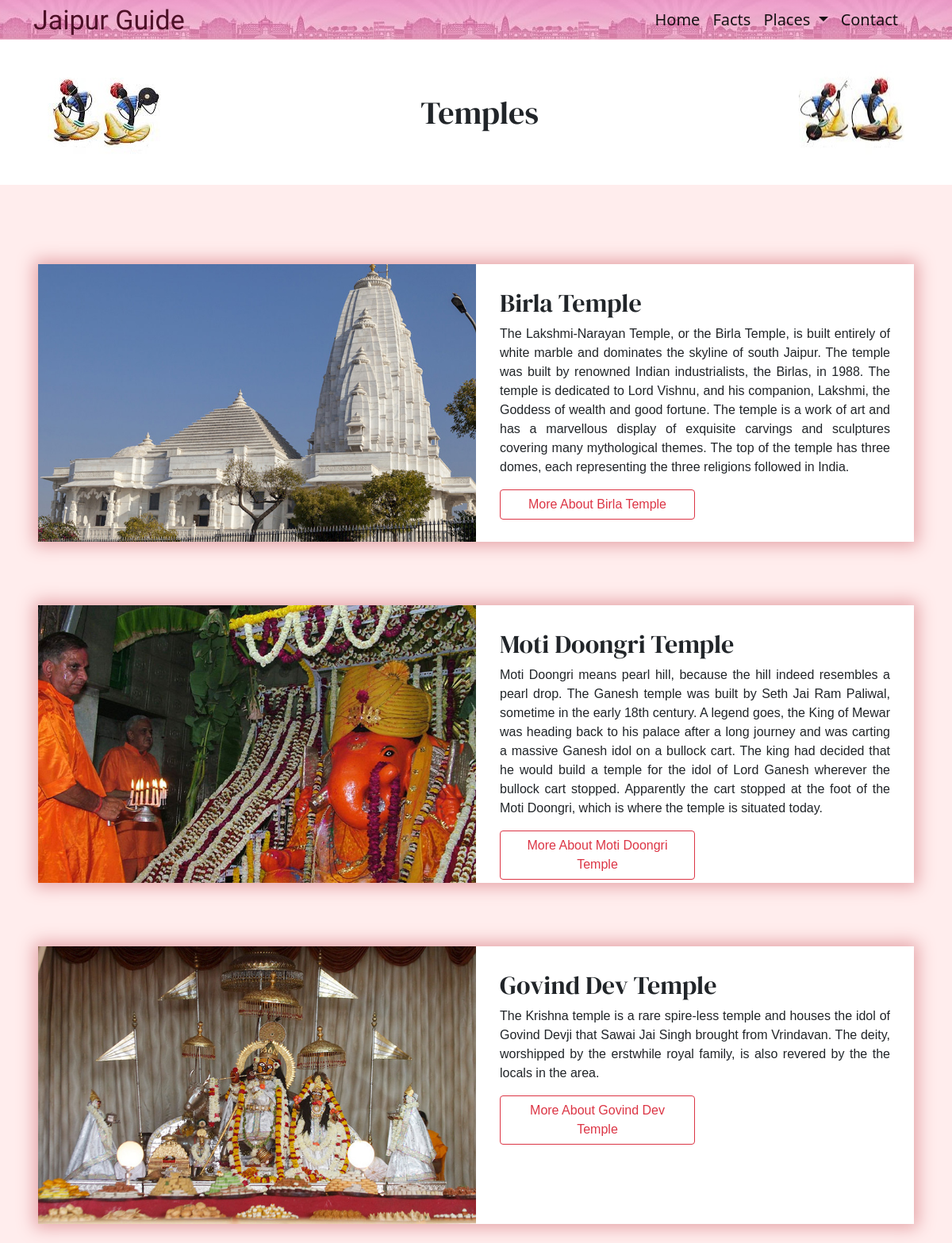
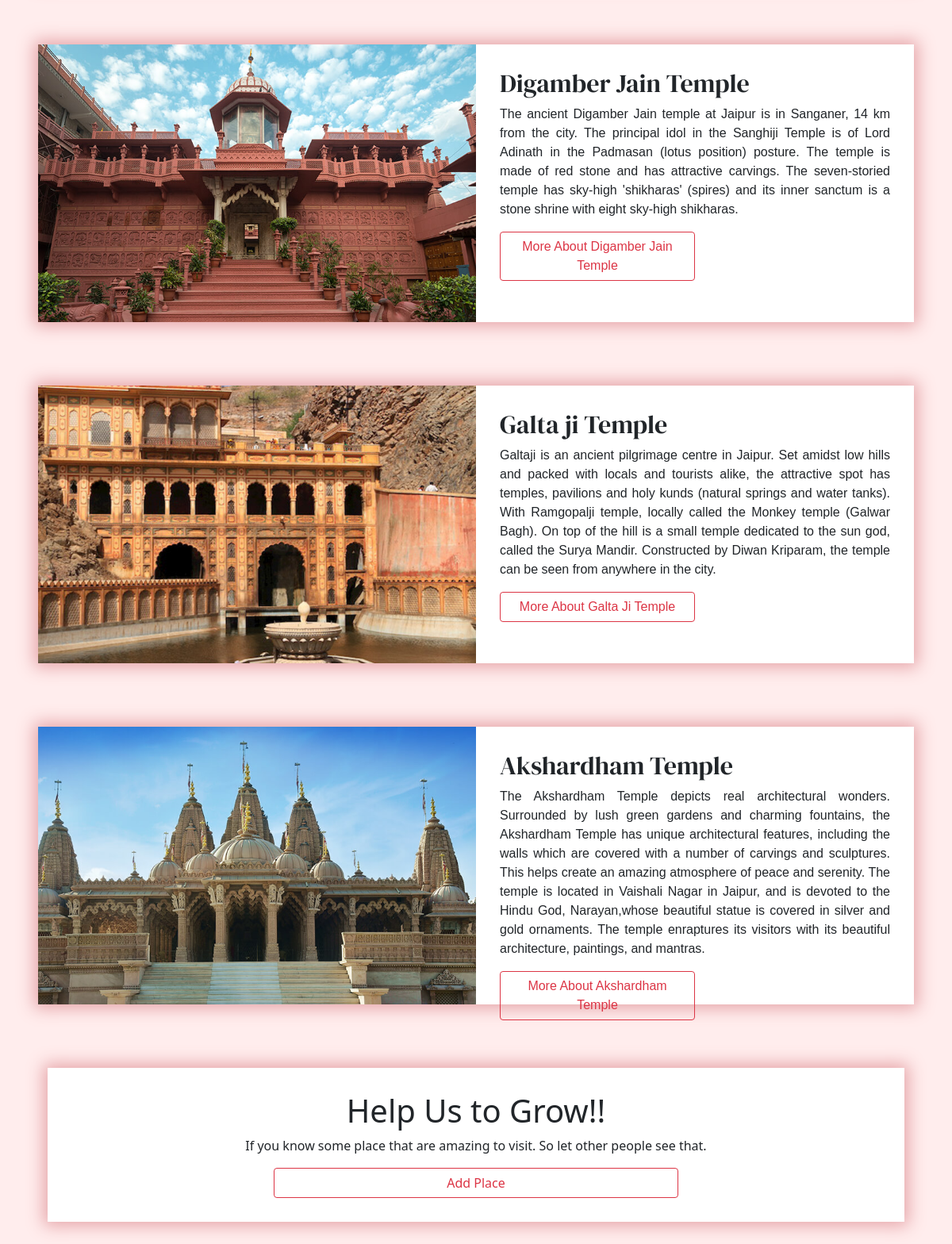
Screenshot of /category/temples with the database file from the repository (2 pictures, top to bottom).
### tables this page shows
CREATE TABLE Jaipur(
id INTEGER PRIMARY KEY AUTOINCREMENT,
name TEXT NOT NULL,
image TEXT NOT NULL,
tag TEXT NOT NULL,
desc TEXT NOT NULL
);

### application.py (the view)
@app.route("/category/<category>")
def categorize(category):
    with sqlite3.connect("Travel.db") as con:
      cur = con.cursor()
      info = cur.execute(f"SELECT * FROM Jaipur WHERE tag = '{category}';")
      con.commit()
    information = [dict(name=row[1], image=row[2], desc=row[4]) for row in info]
    more_btn = 1
    if category == "gardens":
        heading = "Parks / Gardens"
    elif category == "wildlife":
        heading = "Nature / Wildlife"
    elif category == "food":
        heading = "Food Delicacies"
    else:
        heading = category
    if category in  ["shopping", "food", "festivals"]:
        more_btn = 0
    return render_template("tourist_place.html", information=information, heading=heading, more_btn=more_btn)

### templates/tourist_place.html (shortened to what this page needs)
{% extends "./layout.html" %}
{% block body %}
    <header class="header-sec my-container">
        <img src="{{ url_for('static', filename='img/side1.jpg')}}" alt="image" style="display: inline-block;">
        <h1 class="heading my-container">{{ heading|title }}</h1>
        <img src="{{ url_for('static', filename='img/side2.jpg')}}" alt="image" style="display: inline-block;">
    </header>
    <section class="showcase">
        <div class="my-container">
            {% for info in information %}
            <article class="row place1">
                <div class="img-box">
                    <img src="{{ url_for('static', filename= info.image) }}" alt="image">
                </div>
                <div class="text-box">
                    <h2>{{ info.name }}</h2>
                    <P>
                        {{ info.desc }}
                    </P>
                    {% if more_btn %}
                    <div class="d-grid gap-2 col-md-6">
                        <a class="btn btn-outline-danger btn-md" href="{{ url_for('detail', name=info.name) }}" role="button">More About {{info.name|title}}</a>
                    </div>
                    {% endif %}
                </div>
            </article>
            {% endfor %}
            <article class="addplace" style="text-align: center; background-color: white;">
                <h1>Help Us to Grow!!</h1>
                <p>If you know some place that are amazing to visit. So let other people see that.</p>
                <div class="d-grid gap-2 col-md-6 mx-auto">
                    <a class="btn btn-outline-danger btn-md" href="{{ url_for('add') }}" role="button">Add Place</a>
                </div>
            </article>
        </div>
    </section>
{% endblock body %}

### static/css/style.css (style rules this page uses)
* { padding:0; margin:0; box-sizing: border-box; }
a { text-decoration: none; }
.my-container { max-width: 1200px; width: 90%; margin: 0 auto; }
.btn-outline-danger { color: #4D1027; border-color: #4D1027; }
.header-sec { display: flex; }
.header-sec .heading { margin: auto; text-align: center; font-family: 'DM Serif Display', serif; }
.showcase { background-color:#FFEDED; padding: 100px 0; }
.showcase article.row { height: 350px; background: #ffffff; box-shadow: 0px 0px 20px 5px #E6A5A9; }
.showcase article.row .text-box h2 { font-family: 'DM Serif Display', serif; }
.place1 { margin-bottom: 5rem; }
.place1 .img-box { float: left; width: 50%; }
.place1 .text-box { float: right; width: 50%; }
.showcase article.row .img-box { height: 100%; padding: 0; }
.showcase article.row .text-box { padding: 30px; height: 100%; font-family: 'Noto Sans KR', sans-serif; text-align: justify; }
.showcase article.row .img-box img { display: inline-block; width: 100%; height: 100%; object-fit: cover; }
.showcase article.row::after { content: ''; display: block; clear: both; }
.addplace { text-align: center; background-color: white; padding: 30px; box-shadow: 0px 0px 20px 5px #E6A5A9; }

### rows the page displays
Jaipur: image (picture), name "Birla Temple", desc "The Lakshmi-Narayan Temple, or the Birla Temple, is built entirely of white marble and dominates the skyline of south Jaipur. The temple was built by renowned Indian industrialists, the Birlas, in 1988. The temple is dedicated to Lord Vishnu, and his companion, Lakshmi, the Goddess of wealth and good fortune. The temple is a work of art and has a marvellous display of exquisite carvings and sculptures covering many mythological themes. The top of the temple has three domes, each representing the three religions followed in India."
Jaipur: image (picture), name "Moti Doongri Temple", desc "Moti Doongri means pearl hill, because the hill indeed resembles a pearl drop. The Ganesh temple was built by Seth Jai Ram Paliwal, sometime in the early 18th century. A legend goes, the King of Mewar was heading back to his palace after a long journey and was carting a massive Ganesh idol on a bullock cart. The king had decided that he would build a temple for the idol of Lord Ganesh wherever the bullock cart stopped. Apparently the cart stopped at the foot of the Moti Doongri, which is where the temple is situated today."
Jaipur: image (picture), name "Govind Dev Temple", desc "The Krishna temple is a rare spire-less temple and houses the idol of Govind Devji that Sawai Jai Singh brought from Vrindavan. The deity, worshipped by the erstwhile royal family, is also revered by the the locals in the area."
Jaipur: image (picture), name "Digamber Jain Temple", desc "The ancient Digamber Jain temple at Jaipur is in Sanganer, 14 km from the city. The principal idol in the Sanghiji Temple is of Lord Adinath in the Padmasan (lotus position) posture. The temple is made of red stone and has attractive carvings. The seven-storied temple has sky-high 'shikharas' (spires) and its inner sanctum is a stone shrine with eight sky-high shikharas."
Jaipur: image (picture), name "Galta ji Temple", desc "Galtaji is an ancient pilgrimage centre in Jaipur. Set amidst low hills and packed with locals and tourists alike, the attractive spot has temples, pavilions and holy kunds (natural springs and water tanks). With Ramgopalji temple, locally called the Monkey temple (Galwar Bagh). On top of the hill is a small temple dedicated to the sun god, called the Surya Mandir. Constructed by Diwan Kriparam, the temple can be seen from anywhere in the city.", name "Galta Ji Temple"
Jaipur: image (picture), name "Akshardham Temple", desc "The Akshardham Temple depicts real architectural wonders. Surrounded by lush green gardens and charming fountains, the Akshardham Temple has unique architectural features, including the walls which are covered with a number of carvings and sculptures. This helps create an amazing atmosphere of peace and serenity. The temple is located in Vaishali Nagar in Jaipur, and is devoted to the Hindu God, Narayan,whose beautiful statue is covered in silver and gold ornaments. The temple enraptures its visitors with its beautiful architecture, paintings, and mantras."

### other values shown
{{ heading|title }} "Temples"
